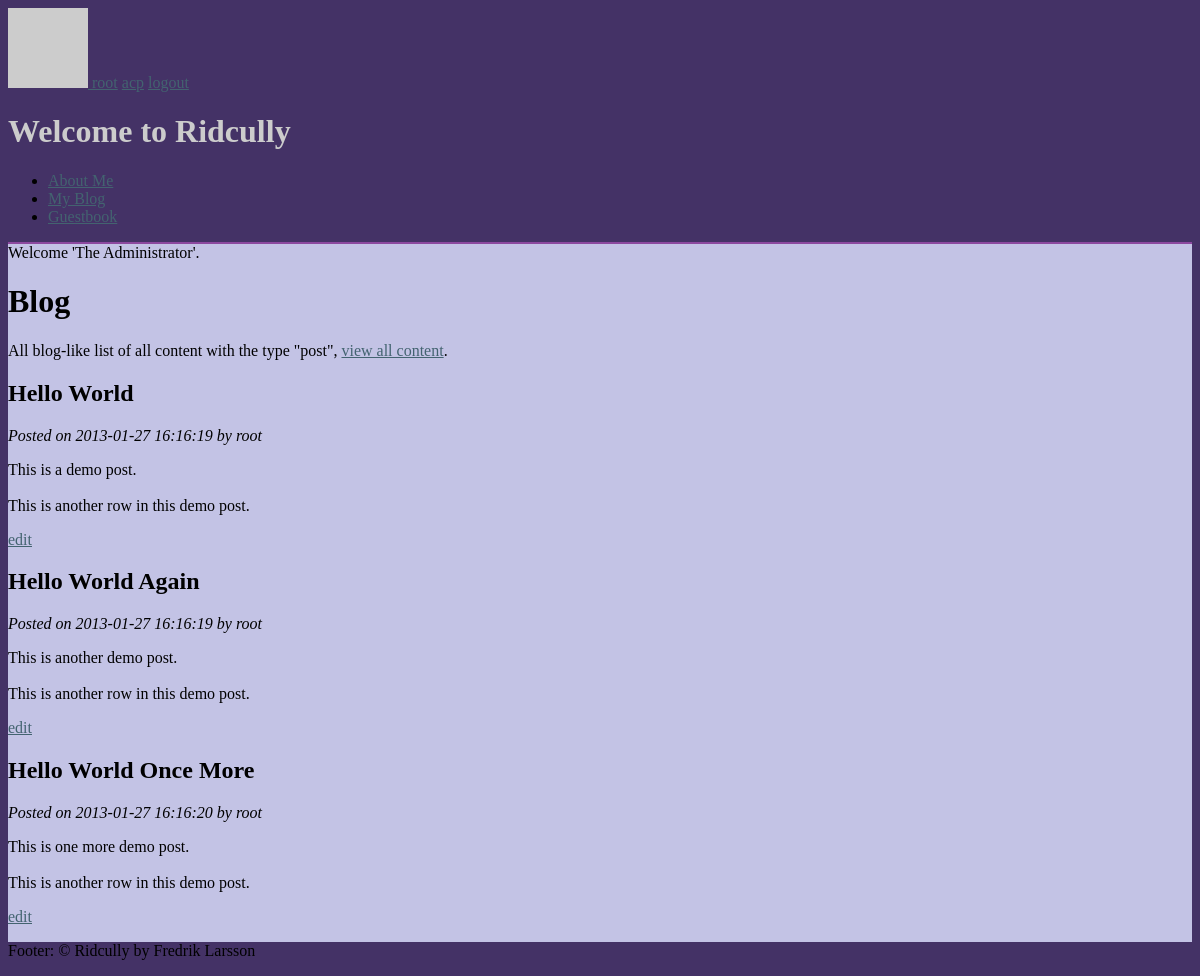
The app's page /blog (signed in) with its own data.
### tables this page shows
CREATE TABLE r_content (id INTEGER PRIMARY KEY, key TEXT KEY, type TEXT, title TEXT, data TEXT, filter TEXT, idUser INT, created DATETIME default (datetime('now')), updated DATETIME default NULL, deleted DATETIME default NULL, FOREIGN KEY(idUser) REFERENCES r_user(id));

CREATE TABLE r_user (id INTEGER PRIMARY KEY, acronym TEXT UNIQUE, name TEXT, email TEXT UNIQUE, password TEXT, created DATETIME default (datetime('now')), updated DATETIME default NULL);

### index.php (called while the page is built, shortened)
<?php
require(RIDCULLY_INSTALL_PATH . '/src/CRidcully/bootstrap.php');
$r = CRidcully::Instance();
$r->FrontControllerRoute();
$r->ThemeEngineRender();

### src/CRidcully/bootstrap.php (called while the page is built, shortened)
<?php
function autoload($aClassName) {
  $classFile = "/src/{$aClassName}/{$aClassName}.php";
   $file1 = RIDCULLY_INSTALL_PATH . $classFile;
}
function htmlent($str, $flags = ENT_COMPAT) {
  return htmlentities($str, $flags, CRidcully::Instance()->config['character_encoding']);
}

### src/CRequest/CRequest.php (called while the page is built, shortened)
<?php
class CRequest {
	public function __construct($uriType=0) {
    $this->cleanUri       = $uriType= 1 ? true : false;
	}
	public function CreateUri($uri=null, $method=null, $arguments=null) {
		if(!empty($uri) && (strpos($uri, '://') || $uri[0] == '/')) {
			return $uri;
		}
    $prepend = $this->base_uri;
    $uri = trim($uri, '/');
    $method = empty($method) ? null : '/' . trim($method, '/');
    $arguments = empty($arguments) ? null : '/' . trim($arguments, '/');
    return $prepend . rtrim("$uri$method$arguments", '/');
  }
  public function Init($baseUri = null, $routing=null) {
		$scriptPart = $scriptName = $_SERVER['SCRIPT_NAME'];
		$currentUri = $this->GetCurrentUri();
		$parts 	    = parse_url($currentUri);
		$baseUri 		= !empty($baseUri) ? $baseUri : "{$parts['scheme']}://{$parts['host']}" . (isset($parts['port']) ? ":{$parts['port']}" : '') . rtrim(dirname($scriptName), '/');
		$this->base_uri 	= rtrim($baseUri, '/') . '/';
  }
	public function GetCurrentUri() {
    $uri = "http";
    $uri .= (@$_SERVER["HTTPS"] == "on") ? 's' : '';
    $uri .= "://";
    $serverPort = ($_SERVER["SERVER_PORT"] == "80") ? '' :
    (($_SERVER["SERVER_PORT"] == 443 && @$_SERVER["HTTPS"] == "on") ? '' : ":{$_SERVER['SERVER_PORT']}");
    $uri .= $_SERVER["SERVER_NAME"] . $serverPort . htmlspecialchars($_SERVER["REQUEST_URI"]);
		return $uri;
	}
}

### src/CDatabase/CDatabase.php (called while the page is built, shortened)
<?php
class CDatabase {
  private $db = null;
  public function __construct($dsn, $username = null, $password = null, $driver_options = null) {
    $this->db = new PDO($dsn, $username, $password, $driver_options);
    $this->db->SetAttribute(PDO::ATTR_ERRMODE, PDO::ERRMODE_EXCEPTION);
  }
  public function ExecuteSelectQueryAndFetchAll($query, $params=array()){
    $this->stmt = $this->db->prepare($query);
    $this->stmt->execute($params);
    return $this->stmt->fetchAll(PDO::FETCH_ASSOC);
  }
}

### src/CMContent/CMContent.php (called while the page is built, shortened)
<?php
class CMContent extends CObject implements IHasSQL, ArrayAccess, IModule {
  public static function SQL($key=null) {
    $order_order  = isset($args['order-order']) ? $args['order-order'] : 'ASC';
    $order_by     = isset($args['order-by'])    ? $args['order-by'] : 'id';
    $queries = array(
      'drop table content'        => "DROP TABLE IF EXISTS r_content;",
      'create table content'      => "CREATE TABLE IF NOT EXISTS r_content (id INTEGER PRIMARY KEY, key TEXT KEY, type TEXT, title TEXT, data TEXT, filter TEXT, idUser INT, created DATETIME default (datetime('now')), updated DATETIME default NULL, deleted DATETIME default NULL, FOREIGN KEY(idUser) REFERENCES r_user(id));",
      'insert content'            => 'INSERT INTO r_content (key,type,title,data,filter,idUser) VALUES (?,?,?,?,?,?);',
      'select * by id'            => 'SELECT c.*, u.acronym as owner FROM r_content AS c INNER JOIN r_user as u ON c.idUser=u.id WHERE c.id=? AND deleted IS NULL;',
      'select * by key'           => 'SELECT c.*, u.acronym as owner FROM r_content AS c INNER JOIN r_user as u ON c.idUser=u.id WHERE c.key=? AND deleted IS NULL;',
      'select * by type'          => "SELECT c.*, u.acronym as owner FROM r_content AS c INNER JOIN r_user as u ON c.idUser=u.id WHERE type=?  AND deleted IS NULL ORDER BY {$order_by} {$order_order};",
      'select *'                  => 'SELECT c.*, u.acronym as owner FROM r_content AS c INNER JOIN r_user as u ON c.idUser=u.id AND deleted IS NULL;',
      'update content'            => "UPDATE r_content SET key=?, type=?, title=?, data=?, filter=?, updated=datetime('now') WHERE id=? AND deleted IS NULL;",
      'update content as deleted' => "UPDATE r_content SET deleted = datetime('now') WHERE id=?",
    );
    return $queries[$key];
  }
  public function ListAll($args=null) {
    try {
      if(isset($args) && isset($args['type'])) {
        return $this->database->ExecuteSelectQueryAndFetchAll(self::SQL('select * by type', $args), array($args['type']));
      } else {
        return $this->database->ExecuteSelectQueryAndFetchAll(self::SQL('select *', $args));
      }
    } catch(Exception $e) {
      echo $e;
      return null;
    }
  }
  public static function Filter($data, $filter) {
    switch($filter) {
      case 'plain':
      default: $data = nl2br(htmlent($data)); break;
    }
    return $data;
  }
}

### src/CCBlog/CCBlog.php (called while the page is built, shortened)
<?php
    class CCBlog extends CObject implements IController {
    public function Index() {
        $content = new CMContent();
        $this->views->SetTitle('Blog');
        $this->views->AddInclude(__DIR__ . '/index.tpl.php', array(
                'contents' => $content->ListAll(array('type'=>'post', 'order-by'=>'title', 'order-order'=>'DESC')),
            ), 'primary');
  }
}

### src/CCBlog/index.tpl.php (the view)
<h1>Blog</h1>
<p>All blog-like list of all content with the type "post", <a href='<?=create_uri("content")?>'>view all content</a>.</p>
<?php if($contents != null):?>
    <?php foreach($contents as $val):?>
        <h2><?=htmlent($val['title'])?></h2>
        <p class='smaller-text'><em>Posted on <?=$val['created']?> by <?=$val['owner']?></em></p>
        <p><?=filter_data($val['data'], $val['filter'])?></p>
        <p class='smaller-text silent'><a href='<?=create_uri("content/edit/{$val['id']}")?>'>edit</a></p>
    <?php endforeach; ?>
<?php else:?>
    <p>No posts exists.</p>
<?php endif;?>

### src/CViewContainer/CViewContainer.php (shortened to what this page needs)
<?php
class CViewContainer {
   private $views = array();
   public function AddInclude($file, $variables=array(), $region='default') {
     $this->views[$region][] = array('type' => 'include', 'file' => $file, 'variables' => $variables);
     return $this;
  }
  public function AddString($string, $variables=array(), $region='default')
  {
    $this->views[$region][] = array('type'=>'string', 'string' => $string, 'variables' => $variables);
    return $this;
  }
  public function Render($region='default') {
    if(!isset($this->views[$region])) return;
    foreach($this->views[$region] as $view) {
      switch($view['type']) {
        case 'include': if(isset($view['variables'])) extract($view['variables']); include($view['file']); break;
        case 'string': if(isset($view['variables'])) extract($view['variables']); echo $view['string']; break;
      }
     }
  }
}

### site/themes/modtheme/style.css (style rules this page uses)
html { background-color: #443266; }
body { background-color: #C3C3E5; }
a { color:#436370 }
#header > h1 { color: #ccc; }

### records on screen
r_content: title "Hello World", created "2013-01-27 16:16:19", idUser.acronym "root", filter_data($val['data'], $val['filter']) "This is a demo post. This is another row in this demo post."
r_content: title "Hello World Again", created "2013-01-27 16:16:19", idUser.acronym "root", filter_data($val['data'], $val['filter']) "This is another demo post. This is another row in this demo post."
r_content: title "Hello World Once More", created "2013-01-27 16:16:20", idUser.acronym "root", filter_data($val['data'], $val['filter']) "This is one more demo post. This is another row in this demo post."

### other values on screen
$r->user->GetAcronym() "root"
$header "Welcome to Ridcully"
$val['label'] "About Me"
$val['label'] "My Blog"
$val['label'] "Guestbook"
$val['message'] "Welcome 'The Administrator'."
$footer "Footer: © Ridcully by Fredrik Larsson"
